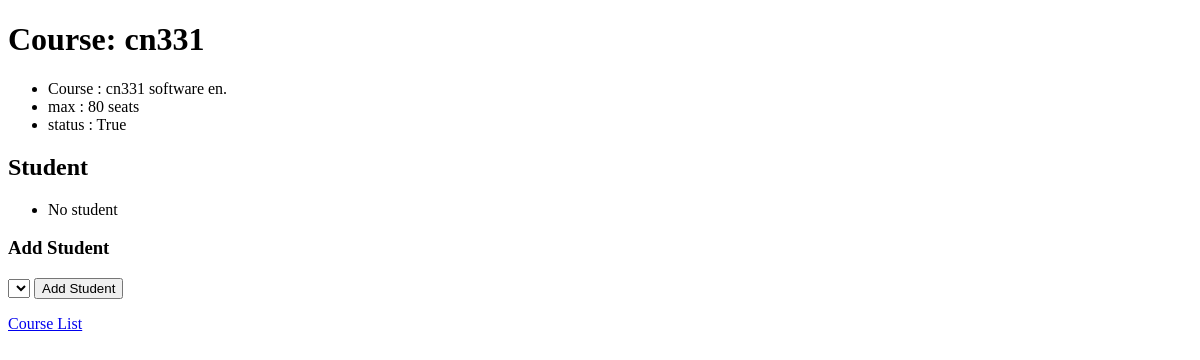
The page /registers/cn331 on the database as committed earlier.
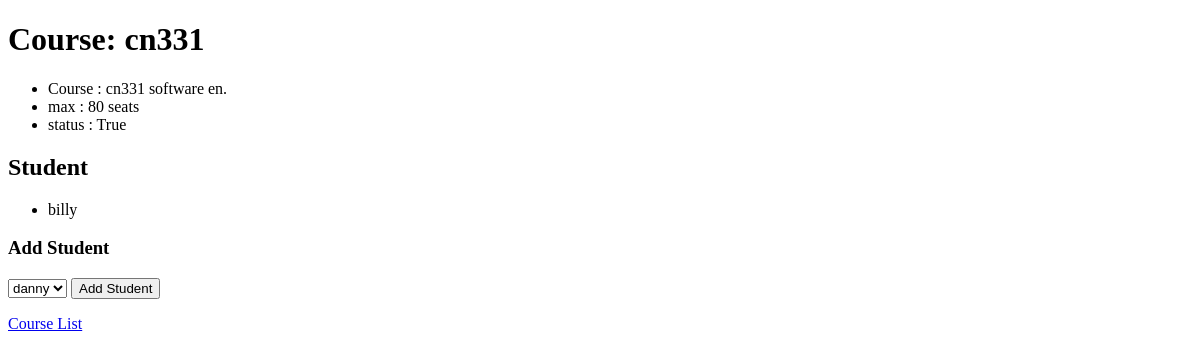
The same page on the database as committed later.
### registers/models.py (models this page shows, shortened)
class Course(models.Model):
    course_id = models.CharField(max_length=5 , primary_key= True)
    course_name = models.CharField(max_length=64)
    semester = models.PositiveIntegerField()
    limit_seat = models.PositiveIntegerField()
    academic_year = models.PositiveIntegerField()
    status = models.BooleanField()

class Student(models.Model):
    user = models.OneToOneField(User, on_delete=models.CASCADE)
    enroll = models.ManyToManyField(Course, blank=True, related_name="enroll")
    def __str__(self) -> str:
         return f"{self.user} "

### registers/views.py (the view)
# urls.py: path('<course_id>',views.CourseInfo,name="CourseInfo"),
def CourseInfo(request,course_id):
    info = get_object_or_404(Course,pk=course_id)
    return render(request,"registers/course_info.html",{
        "info": info,
        "student":info.enroll.all(),
        "non_enrollment": Student.objects.exclude(enroll=info)
    })

### registers/templates/registers/course_info.html (shortened to what this page needs)
{% extends "registers/layout.html" %}
{% block body %}
    <h1>Course: {{ info.course_id }}</h1>
    <ul>
        <li>Course : {{ info.course_id }} {{ info.course_name }}</li>
        <li>max : {{ info.limit_seat }} seats</li>
        <li>status : {{ info.status }}</li>
    </ul>
    <h2>Student</h2>
    <ul>
        {% for y in student %}
        <li>{{ y }}</li>
        {% empty %}
        <li>No student</li>
        {% endfor %}
    </ul>
    <h3>Add Student</h3>
    <form action="{% url 'registers:book' info.course_id %}" method = "post" >
        <select name = "enroll">
            {% for enroll in non_enrollment %}
            <option value = "{{ enroll.id }}"> {{ enroll }}</option>
            {% endfor %}
        </select>
        <input type = "submit" value = "Add Student">
    </form>
    <p><a href= "{% url 'registers:index' %}"> Course List </a> </p>
{% endblock %}

### registers/templates/registers/layout.html (shortened to what this page needs)
<!DOCTYPE html>
<html>
    <head>
    </head>
    <body>
        {% block body %}
        {% endblock body %}
    </body>
</html>

Rows that differ between the two databases and show on the page:
added Student: user.username "billy"
Other text that changed with them:
form field enroll: (not shown) → "danny"
text no longer shown: "No student"
